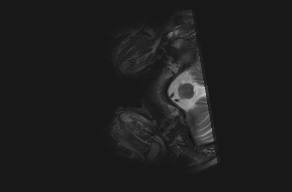
#> input picture Utils/dataset/target1.png, 292 x 192 px; its folder holds only this picture in this run
$ python mask_radial_Openms.py
#> lines starting #> are read from the running program, lines starting #| are printed output that depends on the picture
"""
##############################################################################
##############################################################################
########                                                       ###############
########                   RICCARDO GRASSELLI                  ###############
########                                                       ###############
##############################################################################
##############################################################################


"""

from PIL import Image
import matplotlib.pyplot as plt
import cv2
from matplotlib import pyplot as plt
import numpy as np
import os

# https://stackoverflow.com/questions/50387606/python-draw-line-between-two-coordinates-in-a-matrix
def draw_line(mat, x0, y0, x1, y1, inplace=False):
    if not (0 <= x0 < mat.shape[0] and 0 <= x1 < mat.shape[0] and
            0 <= y0 < mat.shape[1] and 0 <= y1 < mat.shape[1]):
        raise ValueError('Invalid coordinates.')
    if not inplace:
        mat = mat.copy()
    if (x0, y0) == (x1, y1):
        mat[x0, y0] = 2
        return mat if not inplace else None
    # Swap axes if Y slope is smaller than X slope
    transpose = abs(x1 - x0) < abs(y1 - y0)
    if transpose:
        #mat = mat.T
        mat = np.transpose(mat, (1, 0, 2))
        x0, y0, x1, y1 = y0, x0, y1, x1
    # Swap line direction to go left-to-right if necessary
    if x0 > x1:
        x0, y0, x1, y1 = x1, y1, x0, y0
    # Write line ends
    mat[x0, y0] = 1
    mat[x1, y1] = 1
    # Compute intermediate coordinates using line equation
    x = np.arange(x0 + 1, x1)
    y = np.round(((y1 - y0) / (x1 - x0)) * (x - x0) + y0).astype(x.dtype)
    # Write intermediate coordinates
    mat[x, y] = 1
    if not inplace:
        if not transpose:
            return mat
        else:
            mat = np.transpose(mat, (1, 0, 2))
            return mat


# if example == True genererà una sola immagine
# altrimenti sottocampionerà tutto il dataset
example = False
spokes = 2 # 2=8 4=16 8=32 12=48 or 16=64
dataset_path = 'dataset/'
subsampled_path = str(spokes*4)+'/0/'
name_newsubsampleimage = 'input'


dataset_listimages = os.listdir(dataset_path)
try:
    os.mkdir(subsampled_path)
except OSError:
    print ("Creation of the directory %s failed" % subsampled_path)
else:
    print ("Successfully created the directory %s " % subsampled_path)

def subsample_image(dir1, dir2, image_path, save_path, percent, new_name, visualize):
#> called with dir1 = 'dataset/', dir2 = '8/0/', image_path = 'target1.png', save_path = 'input', percent = 2, new_name = 'input', visualize = False
    number = image_path[6:]
    print('*************************')
    print('IMAGE NAME: ', number)
    img = cv2.imread(dir1+image_path, 0) # load an image
#> img is the input picture: shape (192, 292); min 8, max 190, mean 29.6
    #print('IMAGE SHAPE: ', img.shape, len(img[0]), ' - ', img[0])

    #Output is a 2D complex array. 1st channel real and 2nd imaginary
    #For fft in opencv input image needs to be converted to float32
    dft = cv2.dft(np.float32(img), flags=cv2.DFT_COMPLEX_OUTPUT)

    #Rearranges a Fourier transform X by shifting the zero-frequency
    #component to the center of the array.
    #Otherwise it starts at the tope left corenr of the image (array)
    dft_shift = np.fft.fftshift(dft)
    #print('DFT: ', dft_shift.shape, len(dft_shift[0][0]))

    ##Magnitude of the function is 20.log(abs(f))
    #For values that are 0 we may end up with indeterminate values for log.
    #So we can add 1 to the array to avoid seeing a warning.
    magnitude_spectrum = 20 * np.log(cv2.magnitude(dft_shift[:, :, 0], dft_shift[:, :, 1]))
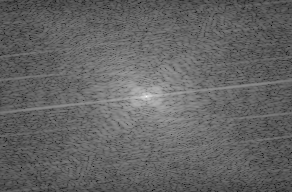
#> magnitude_spectrum: shape (192, 292) float32; min 15.09, max 286.5, mean 122.2; drawn with min black and max white


    # Circular HPF mask, center circle is 0, remaining all ones
    #Can be used for edge detection because low frequencies at center are blocked
    #and only high frequencies are allowed. Edges are high frequency components.
    #Amplifies noise.

    rows, cols = img.shape
#> rows = 192; cols = 292
    #print(img.shape)
    crow, ccol = int(rows / 2), int(cols / 2)
#> crow = 96; ccol = 146
    # print('crow: ', crow)
    # print('ccol: ', ccol)
    numb_of_spoke = percent # 8=32 12=48 or 16=64
    space_x = int(ccol / numb_of_spoke)
#> space_x = 73
    space_y = int(crow / numb_of_spoke)
#> space_y = 48
    # print('space_x: ', space_x)
    # print('space_y: ', space_y)
    points_x = np.arange(0, cols, space_x, dtype=int)
#> points_x = [0, 73, 146, 219]
    points_y = np.arange(0, rows, space_y, dtype=int)
#> points_y = [0, 48, 96, 144]
    if numb_of_spoke != 1:
        points_x[-1] = img.shape[1]-1
        points_y[-1] = img.shape[0]-1
    points_xflip = np.flip(points_x)
#> points_xflip = [291, 146, 73, 0]
    points_y = np.flip(points_y)
    points_yflip = np.flip(points_y)
    # [7 lines of commented-out code are left out]

    mask = np.zeros((rows, cols, 2), np.uint8)
    # [7 lines of commented-out code are left out]
    width_1 = 1
    width_2 = width_1 - 1
    a = 0
    for j in points_x:
        #print('J: ', j, ' - ', rows)
        if j == 0:
            for i in range(j,j+width_1):
                #print('points 1: ', points_yflip[0], ' - ',int(points_xflip[0]-i) , ' - ',points_y[0], ' - ', i)
                mask = draw_line(mask, points_yflip[0],int(points_xflip[0]-i),points_y[0], i, inplace=False)
        elif j == (rows-width_2):
            for i in range(j-width_2,j):
                #print('points 1: ', points_yflip[0], ' - ',int(points_xflip[0]-i) , ' - ',points_y[0], ' - ', i)
                mask = draw_line(mask, points_yflip[0],int(points_xflip[0]-i),points_y[0], i, inplace=False)
        else:
            for i in range(j-width_2,j+width_1):
                if not(int(points_xflip[0]-i) < 0):
                    #print('points 1: ', points_yflip[0], ' - ',int(points_xflip[0]-i) , ' - ',points_y[0], ' - ', i)
                    mask = draw_line(mask, points_yflip[0],int(points_xflip[0]-i),points_y[0], i, inplace=False)

    # [5 lines of commented-out code are left out]

    for j in points_y:
        #print('J: ', j, ' - ', cols)
        if j == 0:
            for i in range(j,j+width_1):
                #print('POINTS1: ', int(points_y[0]-i), ' - ', points_xflip[0], ' - ',i, ' - ', points_x[0])
                mask = draw_line(mask, int(points_y[0]-i), points_xflip[0], i, points_x[0] ,inplace=False)
        elif j == (cols-width_2):
            for i in range(j-width_2,j):
                #print('POINTS2: ', int(points_y[0]-i), ' - ', points_xflip[0], ' - ',i, ' - ', points_x[0])
                mask = draw_line(mask, int(points_y[0]-i), points_xflip[0], i, points_x[0] ,inplace=False)
        else:
            for i in range(j-width_2,j+width_1):
                if not(int(points_y[0]-i) < 0):
                    #print('POINTS3: ', int(points_y[0]-i), ' - ', points_xflip[0], ' - ',i, ' - ', points_x[0])
                    mask = draw_line(mask, int(points_y[0]-i), points_xflip[0], i, points_x[0] ,inplace=False)


    # [8 lines of commented-out code are left out]


    zeri = np.count_nonzero(mask==0)
    uni = np.count_nonzero(mask==1)
    total = img.shape[0] * img.shape[1]
    percentage = uni / (total*2)
    if visualize:
        print('REAL PERCENTAGE of SUBSAMPLING: ', percentage)

    # apply mask and inverse DFT: Multiply fourier transformed image (values)
    #with the mask values.
    fshift = dft_shift * mask

    #Get the magnitude spectrum (only for plotting purposes)
    fshift_mask_mag = 20 * np.log(cv2.magnitude(fshift[:, :, 0], fshift[:, :, 1]))
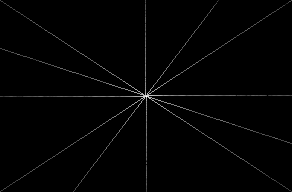
#> fshift_mask_mag: shape (192, 292) float32; 97.25% of the values are NaN or infinite; the others: min 33.22, max 286.5, mean 135.5; drawn with min black, max white, NaN and infinite black

    #Inverse shift to shift origin back to top left.
    f_ishift = np.fft.ifftshift(fshift)

    #Inverse DFT to convert back to image domain from the frequency domain.
    #Will be complex numbers
    img_back = cv2.idft(f_ishift)

    #Magnitude spectrum of the image domain
    img_back = cv2.magnitude(img_back[:, :, 0], img_back[:, :, 1])
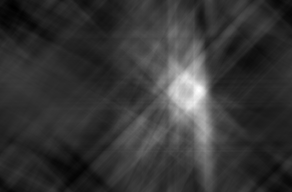
#> img_back: shape (192, 292) float32; min 633465.8, max 5610912.5, mean 1683703.1; drawn with min black and max white

    # [4 lines of commented-out code are left out]
    plt.imsave(dir2+new_name+number, img_back, cmap='gray')

    if visualize:
        fig = plt.figure(figsize=(12, 12))
        ax1 = fig.add_subplot(2,2,1)
        ax1.imshow(img, cmap='gray')
        ax1.title.set_text('Input Image')
        ax2 = fig.add_subplot(2,2,2)
        ax2.imshow(magnitude_spectrum, cmap='gray')
        ax2.title.set_text('FFT of image')
        ax3 = fig.add_subplot(2,2,3)
        ax3.imshow(fshift_mask_mag, cmap='gray')
        ax3.title.set_text('FFT + Mask')
        ax4 = fig.add_subplot(2,2,4)
        ax4.imshow(img_back, cmap='gray')
        ax4.title.set_text('After inverse FFT')
        plt.show()


#for image_to_process in entries:
if example:
    for image_to_process in [dataset_listimages[0]]:
        subsample_image(dataset_path, subsampled_path, image_to_process, 'input', spokes, name_newsubsampleimage, True)
else:
    for image_to_process in dataset_listimages:
        print('image_to_process ', image_to_process)
        subsample_image(dataset_path, subsampled_path, image_to_process, 'input', spokes, name_newsubsampleimage, False)
